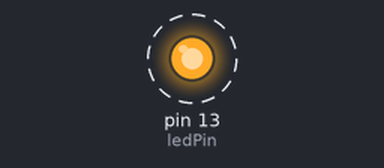
A sketch run on a simulated Arduino Uno, built with avr-gcc and run on an emulated ATmega328P. Shown: output pins drawn as LEDs (lit = HIGH). Dashed ring = blinking. What the sketch prints to the serial monitor is not drawn.

Above: at 0.5 s.
Timing chart, 0 to 4.6 s (numbered marks = the images above):
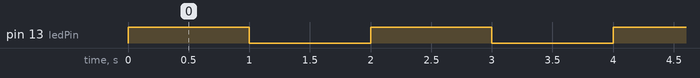

The sketch:

blink.ino
```cpp
// Arduino LED and Serial Test Sketch

const int ledPin = 13;  // Most Arduino boards have a built-in LED on pin 13

void setup() {
  Serial.begin(9600);  // Initialize serial communication
  pinMode(ledPin, OUTPUT);  // Initialize the LED pin as an output
}

void loop() {
  digitalWrite(ledPin, HIGH);  // Turn the LED on
  Serial.println("LED should be ON");
  delay(1000);
  digitalWrite(ledPin, LOW);   // Turn the LED off
  Serial.println("LED should be OFF");
  delay(1000);
}
```

Measured:
- by itself, pin 13 (ledPin): alternates HIGH for 1.0 s and LOW for 1.0 s
